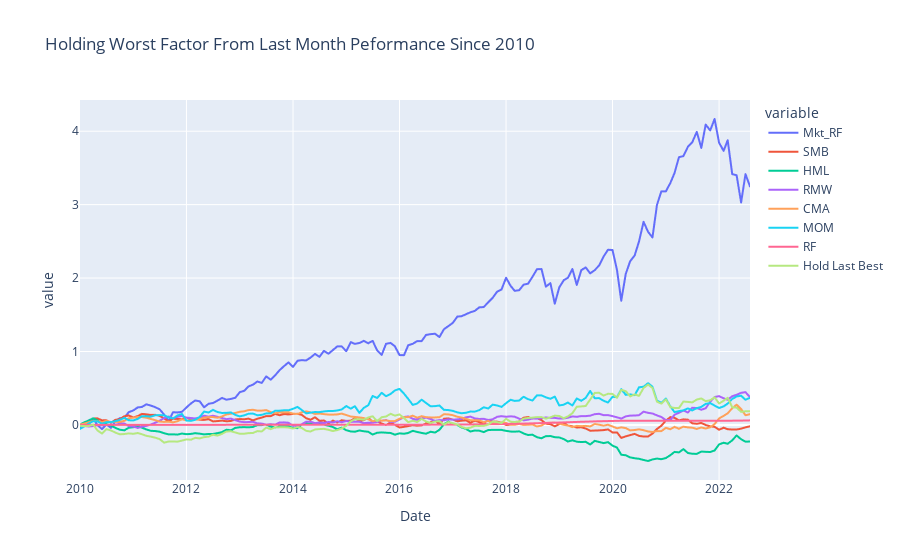

The notebook cell saved with this chart:
### Markdown cell above
### Reversal: Hold Last Month's Worst
What if we played reversal and held the worst performing factor from last month, is there any benefit?

### Code cell
# Creating hold of best factor from last month
# Copy DataFrame
tmp = data.copy().to_numpy()
# np array of maxes
maxes = pd.DataFrame(np.array([tmp.min(axis=1) for i in range(7)]).T, index=data_best.drop(["Best", "Worst"], axis=1).index, columns=data_best.drop(["Best", "Worst"], axis=1).columns)
# Mask
tmp = data.copy()
mask = (data == maxes).shift(-1).dropna()
# Filter
tmp["Hold Last Best"] = tmp[mask].sum(axis=1)

# Doesn't look as good
# yr_ = "2010"
# plt.figure(figsize=(12, 8))
# plt.plot(((1 + tmp.loc[yr_:, :]).cumprod() - 1), label=[i for i in tmp.columns.to_list()])
# plt.legend()
# plt.title(f"Holding Worst Factor From Last Month Peformance Since {yr_}", fontsize=20)
# plt.show()

yr_ = "2010"
fig = px.line(((1 + tmp.loc[yr_:, :]).cumprod() - 1), title=f"Holding Worst Factor From Last Month Peformance Since {yr_}")
fig.show()

# Doesn't look as good
# yr_ = "1963"
# plt.figure(figsize=(12, 8))
# plt.plot(((1 + tmp.loc[yr_:, :]).cumprod() - 1), label=[i for i in tmp.columns.to_list()])
# plt.legend()
# plt.title(f"Holding Worst Factor From Last Month Peformance Since {yr_}", fontsize=20)
# plt.show()

yr_ = "1963"
fig = px.line(((1 + tmp.loc[yr_:, :]).cumprod() - 1), title=f"Holding Worst Factor From Last Month Peformance Since {yr_}")
fig.show()

### Figure 1 — Plotly figure (JSON) as saved in the notebook; plotly's stock layout.template omitted (floating-point values rounded to 4 significant figures; data arrays with more than 128 entries replaced by an {"elided": "..."} marker saying what was removed)
{"data": [{"hovertemplate": "variable=Mkt_RF<br>Date=%{x}<br>value=%{y}<extra></extra>", "legendgroup": "Mkt_RF", "line": {"color": "#636efa", "dash": "solid"}, "marker": {"symbol": "circle"}, "mode": "lines", "name": "Mkt_RF", "showlegend": true, "type": "scattergl", "x": {"elided": "152 str values"}, "xaxis": "x", "y": {"elided": "152 float values"}, "yaxis": "y"}, {"hovertemplate": "variable=SMB<br>Date=%{x}<br>value=%{y}<extra></extra>", "legendgroup": "SMB", "line": {"color": "#EF553B", "dash": "solid"}, "marker": {"symbol": "circle"}, "mode": "lines", "name": "SMB", "showlegend": true, "type": "scattergl", "x": {"elided": "152 str values"}, "xaxis": "x", "y": {"elided": "152 float values"}, "yaxis": "y"}, {"hovertemplate": "variable=HML<br>Date=%{x}<br>value=%{y}<extra></extra>", "legendgroup": "HML", "line": {"color": "#00cc96", "dash": "solid"}, "marker": {"symbol": "circle"}, "mode": "lines", "name": "HML", "showlegend": true, "type": "scattergl", "x": {"elided": "152 str values"}, "xaxis": "x", "y": {"elided": "152 float values"}, "yaxis": "y"}, {"hovertemplate": "variable=RMW<br>Date=%{x}<br>value=%{y}<extra></extra>", "legendgroup": "RMW", "line": {"color": "#ab63fa", "dash": "solid"}, "marker": {"symbol": "circle"}, "mode": "lines", "name": "RMW", "showlegend": true, "type": "scattergl", "x": {"elided": "152 str values"}, "xaxis": "x", "y": {"elided": "152 float values"}, "yaxis": "y"}, {"hovertemplate": "variable=CMA<br>Date=%{x}<br>value=%{y}<extra></extra>", "legendgroup": "CMA", "line": {"color": "#FFA15A", "dash": "solid"}, "marker": {"symbol": "circle"}, "mode": "lines", "name": "CMA", "showlegend": true, "type": "scattergl", "x": {"elided": "152 str values"}, "xaxis": "x", "y": {"elided": "152 float values"}, "yaxis": "y"}, {"hovertemplate": "variable=MOM<br>Date=%{x}<br>value=%{y}<extra></extra>", "legendgroup": "MOM", "line": {"color": "#19d3f3", "dash": "solid"}, "marker": {"symbol": "circle"}, "mode": "lines", "name": "MOM", "showlegend": true, "type": "scattergl", "x": {"elided": "152 str values"}, "xaxis": "x", "y": {"elided": "152 float values"}, "yaxis": "y"}, {"hovertemplate": "variable=RF<br>Date=%{x}<br>value=%{y}<extra></extra>", "legendgroup": "RF", "line": {"color": "#FF6692", "dash": "solid"}, "marker": {"symbol": "circle"}, "mode": "lines", "name": "RF", "showlegend": true, "type": "scattergl", "x": {"elided": "152 str values"}, "xaxis": "x", "y": {"elided": "152 float values"}, "yaxis": "y"}, {"hovertemplate": "variable=Hold Last Best<br>Date=%{x}<br>value=%{y}<extra></extra>", "legendgroup": "Hold Last Best", "line": {"color": "#B6E880", "dash": "solid"}, "marker": {"symbol": "circle"}, "mode": "lines", "name": "Hold Last Best", "showlegend": true, "type": "scattergl", "x": {"elided": "152 str values"}, "xaxis": "x", "y": {"elided": "152 float values"}, "yaxis": "y"}], "layout": {"legend": {"title": {"text": "variable"}, "tracegroupgap": 0}, "title": {"text": "Holding Worst Factor From Last Month Peformance Since 2010"}, "xaxis": {"anchor": "y", "domain": [0, 1], "title": {"text": "Date"}}, "yaxis": {"anchor": "x", "domain": [0, 1], "title": {"text": "value"}}}}
